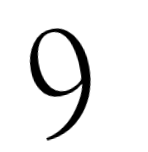
//> input picture MachineLearning/project/code_training/训练用/91.png, 148 x 152 px
$ ./源   (built with g++ and OpenCV 4)
//> lines starting //> are read from the running program, lines starting //| are printed output that depends on the picture; after the words box and inside, x2 and y2 are one past the last pixel; in counts of white or black regions, pixels touching at a corner belong together
#include <opencv2\opencv.hpp>
#include <opencv2\ml.hpp>
#include <opencv2\imgproc.hpp>
#include <opencv2\core.hpp>
#include <opencv2\highgui.hpp>
#include <iostream>

using namespace std;
using namespace cv;
using namespace cv::ml;

vector<Mat> number;//存储拆分对象
vector<double> angles;//储存倾角
vector<Mat> rots;//储存矫正后的图像
vector<int> border;//存储边界特征
vector<int> rborder;
vector<int> topborder;
vector<int> botborder;
int flag = 0;


//拆分轮廓
void divide(Mat& img, vector<vector<Point>> contour, int i) {
	Point2f v[4];
	Rect mr = boundingRect(Mat(contour[i]));

	if (mr.area() < img.rows*img.cols / 20) {
		cout << "too small************************" << endl; return;
	}

	v[0] = mr.tl();
	v[1].x = mr.tl().x;
	v[1].y = mr.br().y;
	v[2] = mr.br();
	v[3].x = mr.br().x;
	v[3].y = mr.tl().y;

	RotatedRect rmr = minAreaRect(contour[i]);

	Mat show;//分离各特征物体
	show = img(mr);
	resize(show, show, Size(50, 96));
	number.push_back(show);
	angles.push_back(rmr.angle);

}

//旋转矫正
Mat rotate(Mat img, int angle) {

	Point center(img.cols / 2, img.rows / 2);
	double degree = angle*CV_PI / 180;
	double a = sin(degree);
	double b = cos(degree);
	int wid = int(img.rows*fabs(a) + img.cols*fabs(b));
	int hgt = int(img.rows*fabs(b) + img.cols*fabs(a));


	float rot[6];
	Mat rot_mat = Mat(2, 3, CV_32F, rot);
	CvMat rot_mat2 = rot_mat;	//新建一个cvmat型的指针以满足之后函数形参需要
	cv2DRotationMatrix(center, angle, 1.0, &rot_mat2);

	rot[2] += (wid - img.cols) / 2;
	rot[5] += (hgt - img.rows) / 2;
	Mat img_rot;
	warpAffine(img, img_rot, rot_mat, Size(wid, hgt));
	return img_rot;
}

//精确锁定
Mat extra(Mat img) {
	int flag = 0;
	Point2f v[4];//用矩形标出物体轮廓
	for (int i = 0; i < img.rows; i++) {
		for (int j = 0; j < img.cols; j++) {
			if (img.at<uchar>(i, j)) {
				v[0].x = i;
				v[1].x = i;
				flag = 1;
				break;
			}
		}
		if (flag)break;
	}
	flag = 0;
	for (int i = img.rows - 1; i >= 0; i--) {
		for (int j = 0; j < img.cols; j++) {
			if (img.at<uchar>(i, j)) {
				v[2].x = i;
				v[3].x = i;
				flag = 1;
				break;
			}
		}
		if (flag)break;
	}
	flag = 0;
	for (int j = 0; j < img.cols; j++) {
		for (int i = 0; i < img.rows; i++) {
			if (img.at<uchar>(i, j)) {
				v[0].y = j;
				v[3].y = j;
				flag = 1;
				break;
			}
		}
		if (flag)break;
	}
	flag = 0;
	for (int j = img.cols - 1; j >= 0; j--) {
		for (int i = 0; i < img.rows; i++) {
			if (img.at<uchar>(i, j)) {
				v[1].y = j;
				v[2].y = j;
				flag = 1;
				break;
			}
		}
		if (flag)break;
	}
	//	cout << v[0].y << " " << v[0].x << " " << v[1].y - v[0].y << " " << v[3].x - v[0].x << endl;
	Rect rec(v[0].y, v[0].x, v[1].y - v[0].y, v[3].x - v[0].x);
	//	Rect rec(10, 0, 50, 80);
	Mat show = img(rec);
	resize(show, show, Size(50, 96));
	rots.push_back(show);
	return show;
}

//计算边界特征
void borders(Mat img, vector<int>&fea) {
	int i = 0;
	border.clear();
	rborder.clear();
	topborder.clear();
	botborder.clear();
	fea.clear();
	while (i < img.rows) {	//分成96块计算左右边界
		for (int j = 0; j < img.cols; j++)
			if (img.at<uchar>(i, j)) {
				border.push_back(j);
				break;
			}
		for (int j = img.cols - 1; j >= 0; j--)
			if (img.at<uchar>(i, j)) {
				rborder.push_back(img.cols - j);
				break;
			}
		i++;
	}

	// [14 lines of commented-out code are left out]

	for (int j = 0; j < rborder.size(); j++) border.push_back(rborder[j]);	//左右边界拼接
																			/*	for (int j = 0; j < topborder.size(); j++)border.push_back(topborder[j]);
																			for (int j = 0; j < botborder.size(); j++)border.push_back(botborder[j]);*/

	for (int j = 0; j < border.size() - 1;) {	//计算拓扑数列
		int a = border[j + 1] - border[j];
		if (abs(a) > 10) {
			for (int x = 0; x < 3; x++) {
				fea.push_back(a);
				j++;
				if (j >= border.size() - 1)break;
			}
		}
		else
		{
			fea.push_back(a); j++;
		}
	}

	//	for (int k = 0; k < fea.size(); k++)printf("%d\n", fea[k]);
}

//提取特征
void feature(Mat img, vector<int>&fea) {
	//step1.分离目标
	vector<Vec4i> hie;
	vector<vector<Point>> contour;
	findContours(img, contour, hie, RETR_EXTERNAL, CV_CHAIN_APPROX_SIMPLE);
	Mat mask(img.size(), CV_8UC1, Scalar::all(0));
	for (int i = 0; i < contour.size(); i++) {
		drawContours(mask, contour, i, Scalar(255));
		divide(img, contour, i);
	}

	//step2.特征提取
	printf("num of object: %d \n", number.size());
	if (number.size() > 1) {	//单一数字图像确认，只用于训练
		printf("\n**********invalid**********\n");
		return;
	}

	Mat rot = rotate(img, angles[0]);
	double an = angles[0];
	if (fabs(an) != 0 && fabs(an) != 90) {	//如果倾斜则先矫正
		an = (90 - fabs(an)) < fabs(an) ? (90 - fabs(an)) : an;
		rot = rotate(number[0], an);
		extra(rot);
	}
	else {	//否则直接锁定
		extra(number[0]);
	}
	borders(rots[0], fea);
	// [6 lines of commented-out code are left out]
}

int main() {
	//1.批量读入数据
	Ptr<SVM> svm;
	bool train = 0;  //0为加载已有文件，1为重新训练
	if (train) {
		svm = SVM::create();
		int row = 1;
		vector<string> path;
		vector<int> trainlabel;
		string str;
		ifstream data("D:\\train\\train.txt");
		while (data) {
			if (getline(data, str)) {
				if (row % 2 == 0) trainlabel.push_back(atoi(str.c_str()));
				else path.push_back(str);
				row++;
			}
		}
		data.close();
		printf("path size:%d\n", path.size());
		for (int i = 0; i < path.size(); i++)cout << path[i] << endl;

		//2.数据特征提取存入矩阵
		Mat labelmat(trainlabel.size(), 1, CV_32SC1);
		Mat datamat;
		int imgnum = path.size();
		for (int i = 0; i < path.size(); i++) {
			number.clear();
			angles.clear();
			rots.clear();
			cout << "path" << path[i] << endl;
			Mat img = imread(path[i]);//处理开始
			Mat img1;

			cvtColor(img, img1, CV_BGR2GRAY);
			Mat thresh_img;
			threshold(img1, thresh_img, 180, 255, THRESH_BINARY_INV);//对象图片为白色背景

			vector<int> fea;//提取特征
			feature(thresh_img, fea);
			printf("********** time:%d  libel:%d ************\n", i, trainlabel[i]);
			printf("feasize:%d\n", fea.size());

			if (i == 0)datamat = Mat::zeros(imgnum, fea.size(), CV_32FC1);//初始化特征矩阵
			for (int j = 0; j < fea.size(); j++) {
				datamat.at<float>(i, j) = fea[j];
				//				cout << datamat.at<float>(i, j) << endl;
			}
			labelmat.at<int>(i, 0) = trainlabel[i];
			cout << "label:" << labelmat.at<int>(i, 0) << endl << endl;
		}

		//3.参数设置
		svm->setType(SVM::C_SVC);
		svm->setKernel(SVM::LINEAR);
		svm->setTermCriteria(TermCriteria(TermCriteria::MAX_ITER, 100, 1e-6));

		//4.进行训练并存储
		svm->train(datamat, ROW_SAMPLE, labelmat);
		svm->save("svmtrain10.25.txt");
		cout << "training accomplish" << endl;
	}
	else {
		svm = StatModel::load<SVM>("svmtrain10.25.txt");
		cout << "file open successfully" << endl;
	}


	//5.输入测试样本进行预测
	number.clear();
	rots.clear();
	angles.clear();
	Mat testimg = imread("91.png");
//> testimg is the input picture: 152 rows x 148 cols, CV_8UC3; min 0, max 255, mean 235.7
	Mat img1;
	cvtColor(testimg, img1, CV_BGR2GRAY);
	Mat thresh_img;
	threshold(img1, thresh_img, 150, 255, THRESH_BINARY_INV);//对象图片为白色背景
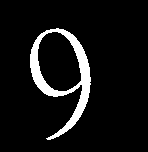
//> thresh_img: 152 rows x 148 cols, CV_8UC1; 7.8% white; 1 white region
	imshow("aaa", thresh_img);

	int result = -1;
	vector<int> testfea;
	feature(thresh_img, testfea);
//> in feature, `findContours(img, contour, hie, RETR_EXTERNAL, CV_CHAIN_APPROX_SIMPLE);`: contour = 1 contour; box (x1, y1, x2, y2) and area: (30, 28, 91, 140) 3516; hie = 1 item: [-1, -1, -1, -1]
//> the loop in feature, `for (int i = 0; i < contour.size(); i++)` made 1 pass
//> (mr in divide, rmr in divide) on pass 1: (Rect(30, 28, 61, 112), centre (62.6, 81.1), size (57.7, 107.3), angle -12.8)
//> pass 1, in divide, `resize(show, show, Size(50, 96));`:
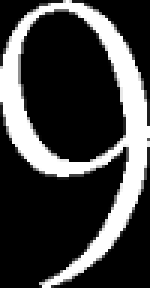
//> show: 96 rows x 50 cols, CV_8UC1 (shown 3 times larger); min 0, max 255, mean 65.4
//> after the loop in feature, `for (int i = 0; i < contour.size(); i++)`:
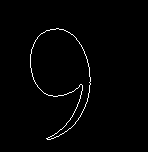
//> mask: 152 rows x 148 cols, CV_8UC1; 1.4% white in thin lines or dots, all inside (x1, y1, x2, y2) = (30, 28, 91, 140)
//| num of object: 1
//> in rotate, `warpAffine(img, img_rot, rot_mat, Size(wid, hgt));`:
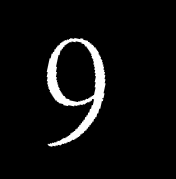
//> img_rot: 179 rows x 176 cols, CV_8UC1; min 0, max 255, mean 14.2
//> in rotate, `warpAffine(img, img_rot, rot_mat, Size(wid, hgt));`: rot_mat = [[0.978, -0.208, 31.42], [0.208, 0.978, -0.725]]
//> in feature, `double an = angles[0];`: an = -12.8
//> call 2 of rotate, with angle = -12
//> in rotate (call 2), `warpAffine(img, img_rot, rot_mat, Size(wid, hgt));`:
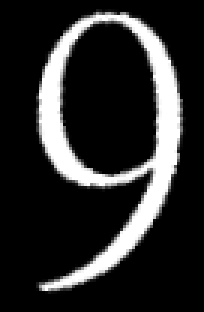
//> img_rot: 104 rows x 68 cols, CV_8UC1 (shown 3 times larger); min 0, max 255, mean 44.4
//> in rotate (call 2), `warpAffine(img, img_rot, rot_mat, Size(wid, hgt));`: rot_mat = [[0.978, -0.208, 19.53], [0.208, 0.978, -0.149]]
//> the loop in extra, `for (int i = 0; i < img.rows; i++)` made 4 passes
//> flag on passes 1 to 4: 0, 0, 0, 1
//> after the loop in extra, `for (int i = 0; i < img.rows; i++)`: v = 4 Points (x, y): [3, 0], [3, 0], [0, 0], [0, 0]; flag = 1
//> the loop in extra, `for (int i = img.rows - 1; i >= 0; i--)` made 7 passes
//> after the loop in extra, `for (int i = img.rows - 1; i >= 0; i--)`: v = 4 Points (x, y): [3, 0], [3, 0], [97, 0], [97, 0]; flag = 1
//> the loop in extra, `for (int j = 0; j < img.cols; j++)` made 12 passes
//> after the loop in extra, `for (int j = 0; j < img.cols; j++)`: v = 4 Points (x, y): [3, 11], [3, 0], [97, 0], [97, 11]; flag = 1
//> the loop in extra, `for (int j = img.cols - 1; j >= 0; j--)` made 7 passes
//> after the loop in extra, `for (int j = img.cols - 1; j >= 0; j--)`: v = 4 Points (x, y): [3, 11], [3, 61], [97, 61], [97, 11]; flag = 1
//> in extra, `Rect rec(v[0].y, v[0].x, v[1].y - v[0].y, v[3].x - v[0].x);`: rec = Rect(11, 3, 50, 94)
//> in extra, `Mat show = img(rec);`:
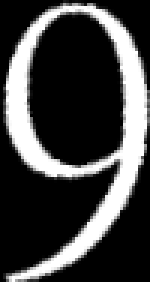
//> show: 94 rows x 50 cols, CV_8UC1 (shown 3 times larger); min 0, max 255, mean 66.8
//> in extra, `resize(show, show, Size(50, 96));`:
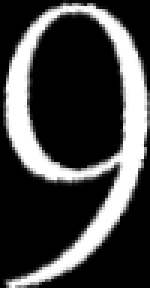
//> show: 96 rows x 50 cols, CV_8UC1 (shown 3 times larger); min 0, max 255, mean 66.7
//> after the loop in borders, `while (i < img.rows)`: border = 96 values, max 36 at index 63, min 0 at index 33, mean 10.8; rborder = 96 values, max 38 at index 95, min 1 at index 27, mean 8.28; i = 96
//> the loop in borders, `for (int j = 0; j < rborder.size(); j++) border.push_back(rborder[j]);` made 96 passes
//> after the loop in borders, `for (int j = 0; j < rborder.size(); j++) border.push_back(rborder[j]);`: border = 192 values, max 38 at index 191, min 0 at index 33, mean 9.54
//> the loop in borders, `for (int j = 0; j < border.size() - 1;)` made 187 passes
//> (a, j) on passes 1 to 12: (-4, 1), (-1, 2), (-3, 3), (-1, 4), (-1, 5), (0, 6), (-1, 7), (0, 8), (-1, 9), (-2, 10), (0, 11), (-1, 12)
//> after the loop in borders, `for (int j = 0; j < border.size() - 1;)`: fea = 191 values, max 21 at index 95, min -4 at index 0, mean 0.539
//> testfea has the same summary as fea in borders

	Mat testdata = Mat::zeros(1, testfea.size(), CV_32F);
//> testdata = 191 values from 0 to 0
	for (int i = 0; i < testfea.size(); i++) {
		testdata.at<float>(0, i) = testfea[i];
		cout << testdata.at<float>(0, i) << endl;
	}
//> this loop made 191 passes
//| -4
//| -1
//| -3
//| -1
//| -1
//| 0
//| -1
//| 0
//> (output is shown up to pass 8 of 191)
//> after the loop, testdata has the same summary as fea in borders
	result = svm->predict(testdata);
//> result = 9

	cout << "fea size " << testfea.size() << endl;
//| fea size 191
	cout << "the result is " << result << endl;
//| the result is 9

	waitKey(0);
	system("pause");
}
/*旋转矫正训练*/
/*添加延滞特征*//*添加训练集去噪*//*增高纬度（191）*//*旋转训练集*/

$ run again, with MachineLearning/project/code_training/训练用/41.png copied over MachineLearning/project/code_training/训练用/91.png
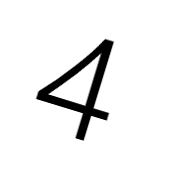
//> input picture MachineLearning/project/code_training/训练用/41.png, 179 x 178 px
//> testimg is the input picture: 178 rows x 179 cols, CV_8UC3; min 0, max 255, mean 239.2
//> `threshold(img1, thresh_img, 150, 255, THRESH_BINARY_INV);`:
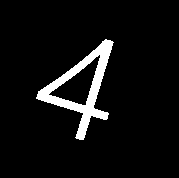
//> thresh_img: 178 rows x 179 cols, CV_8UC1; 6.3% white; 1 white region
//> contour = 1 contour; box (x1, y1, x2, y2) and area: (36, 39, 114, 140) 2864; hie = 1 item: [-1, -1, -1, -1]
//> the loop in feature, `for (int i = 0; i < contour.size(); i++)` made 1 pass
//> (mr in divide, rmr in divide) on pass 1: (Rect(36, 39, 78, 101), centre (91, 91.2), size (95.2, 65.5), angle -38)
//| num of object: 1
//> in rotate, `warpAffine(img, img_rot, rot_mat, Size(wid, hgt));`: rot_mat = [[0.799, -0.602, 106.5], [0.602, 0.799, -0.64]]
//> an = -38
//> img_rot: 106 rows x 97 cols, CV_8UC1
//> the loop in extra, `for (int i = 0; i < img.rows; i++)` made 26 passes
//> flag on passes 1 to 8: 0, 0, 0, 0, 0, 0, 0, 0
//> after the loop in extra, `for (int i = 0; i < img.rows; i++)`: v = 4 Points (x, y): [25, 0], [25, 0], [0, 0], [0, 0]; flag = 1
//> the loop in extra, `for (int i = img.rows - 1; i >= 0; i--)` made 12 passes
//> after the loop in extra, `for (int i = img.rows - 1; i >= 0; i--)`: v = 4 Points (x, y): [25, 0], [25, 0], [94, 0], [94, 0]; flag = 1
//> the loop in extra, `for (int j = 0; j < img.cols; j++)` made 21 passes
//> after the loop in extra, `for (int j = 0; j < img.cols; j++)`: v = 4 Points (x, y): [25, 20], [25, 0], [94, 0], [94, 20]; flag = 1
//> the loop in extra, `for (int j = img.cols - 1; j >= 0; j--)` made 1 pass
//> flag on pass 1: 1
//> after the loop in extra, `for (int j = img.cols - 1; j >= 0; j--)`: v = 4 Points (x, y): [25, 20], [25, 96], [94, 96], [94, 20]; flag = 1
//> rec = Rect(20, 25, 76, 69)
//> in extra, `resize(show, show, Size(50, 96));`:
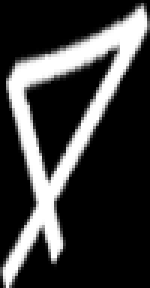
//> show: 96 rows x 50 cols, CV_8UC1 (shown 3 times larger); min 0, max 255, mean 59.8
//> after the loop in borders, `while (i < img.rows)`: border = 96 values, max 46 at index 0, min 0 at index 87, mean 9.77; rborder = 96 values, max 46 at index 95, min 1 at index 3, mean 19.47; i = 96
//> the loop in borders, `for (int j = 0; j < rborder.size(); j++) border.push_back(rborder[j]);` made 96 passes
//> after the loop in borders, `for (int j = 0; j < rborder.size(); j++) border.push_back(rborder[j]);`: border = 192 values, max 46 at index 0, min 0 at index 87, mean 14.62
//> the loop in borders, `for (int j = 0; j < border.size() - 1;)` made 189 passes
//> (a, j) on passes 1 to 8: (-1, 1), (-2, 2), (-1, 3), (-1, 4), (-2, 5), (-2, 6), (0, 7), (-4, 8)
//> after the loop in borders, `for (int j = 0; j < border.size() - 1;)`: fea = 191 values, max 11 at index 185, min -5 at index 15, mean 0.105
//> testfea has the same summary as fea in borders
//> `Mat testdata = Mat::zeros(1, testfea.size(), CV_32F);`: testdata = 191 values from 0 to 0
//> the loop `for (int i = 0; i < testfea.size(); i++)` made 191 passes
//| -1
//| -2
//| -1
//| -1
//| -2
//> (output is shown up to pass 5 of 191)
//> after the loop `for (int i = 0; i < testfea.size(); i++)`: testdata has the same summary as fea in borders
//> result = 0
//| fea size 191
//| the result is 0

$ run again, with MachineLearning/project/code_training/训练用/72.png copied over MachineLearning/project/code_training/训练用/91.png
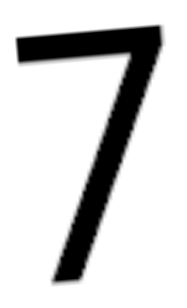
//> input picture MachineLearning/project/code_training/训练用/72.png, 187 x 308 px
//> testimg is the input picture: 308 rows x 187 cols, CV_8UC3; min 0, max 255, mean 210.6
//> `threshold(img1, thresh_img, 150, 255, THRESH_BINARY_INV);`:
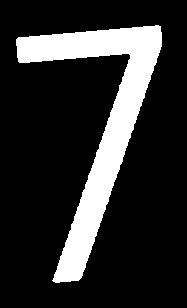
//> thresh_img: 308 rows x 187 cols, CV_8UC1; 17.8% white; 1 white region
//> contour = 1 contour; box (x1, y1, x2, y2) and area: (16, 25, 162, 283) 9874; hie = 1 item: [-1, -1, -1, -1]
//> the loop in feature, `for (int i = 0; i < contour.size(); i++)` made 1 pass
//> (mr in divide, rmr in divide) on pass 1: (Rect(16, 25, 146, 258), centre (98.6, 154.2), size (145.6, 247.7), angle -5)
//| num of object: 1
//> in rotate, `warpAffine(img, img_rot, rot_mat, Size(wid, hgt));`: rot_mat = [[0.996, -0.0872, 26.78], [0.0872, 0.996, -0.519]]
//> an = -5.01
//> img_rot: 99 rows x 58 cols, CV_8UC1
//> the loop in extra, `for (int i = 0; i < img.rows; i++)` made 3 passes
//> flag on passes 1 to 3: 0, 0, 1
//> after the loop in extra, `for (int i = 0; i < img.rows; i++)`: v = 4 Points (x, y): [2, 0], [2, 0], [0, 0], [0, 0]; flag = 1
//> the loop in extra, `for (int i = img.rows - 1; i >= 0; i--)` made 3 passes
//> after the loop in extra, `for (int i = img.rows - 1; i >= 0; i--)`: v = 4 Points (x, y): [2, 0], [2, 0], [96, 0], [96, 0]; flag = 1
//> the loop in extra, `for (int j = 0; j < img.cols; j++)` made 8 passes
//> after the loop in extra, `for (int j = 0; j < img.cols; j++)`: v = 4 Points (x, y): [2, 7], [2, 0], [96, 0], [96, 7]; flag = 1
//> the loop in extra, `for (int j = img.cols - 1; j >= 0; j--)` made 1 pass
//> after the loop in extra, `for (int j = img.cols - 1; j >= 0; j--)`: v = 4 Points (x, y): [2, 7], [2, 57], [96, 57], [96, 7]; flag = 1
//> rec = Rect(7, 2, 50, 94)
//> in extra, `resize(show, show, Size(50, 96));`:
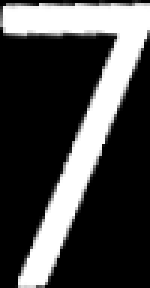
//> show: 96 rows x 50 cols, CV_8UC1 (shown 3 times larger); min 0, max 255, mean 70.7
//> after the loop in borders, `while (i < img.rows)`: border = 96 values, max 38 at index 13, min 0 at index 1, mean 18.29; rborder = 96 values, max 36 at index 95, min 1 at index 1, mean 15.77; i = 96
//> the loop in borders, `for (int j = 0; j < rborder.size(); j++) border.push_back(rborder[j]);` made 96 passes
//> after the loop in borders, `for (int j = 0; j < rborder.size(); j++) border.push_back(rborder[j]);`: border = 192 values, max 38 at index 13, min 0 at index 1, mean 17.03
//> the loop in borders, `for (int j = 0; j < border.size() - 1;)` made 187 passes
//> (a, j) on passes 1 to 8: (-21, 3), (0, 4), (0, 5), (0, 6), (0, 7), (0, 8), (0, 9), (1, 10)
//> after the loop in borders, `for (int j = 0; j < border.size() - 1;)`: fea = 191 values, max 37 at index 12, min -21 at index 0, mean 0.251
//> testfea has the same summary as fea in borders
//> `Mat testdata = Mat::zeros(1, testfea.size(), CV_32F);`: testdata = 191 values from 0 to 0
//> the loop `for (int i = 0; i < testfea.size(); i++)` made 191 passes
//| -21
//| -21
//| -21
//| 0
//| 0
//> (output is shown up to pass 5 of 191)
//> after the loop `for (int i = 0; i < testfea.size(); i++)`: testdata has the same summary as fea in borders
//> result = 7
//| fea size 191
//| the result is 7

$ run again, with MachineLearning/project/code_training/训练用/73.png copied over MachineLearning/project/code_training/训练用/91.png
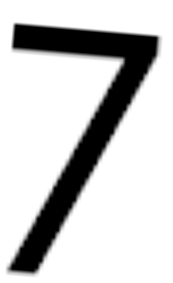
//> input picture MachineLearning/project/code_training/训练用/73.png, 173 x 283 px
//> testimg is the input picture: 283 rows x 173 cols, CV_8UC3; min 0, max 255, mean 202.8
//> thresh_img: 283 rows x 173 cols, CV_8UC1; 21% white; 1 white region
//> contour = 1 contour; box (x1, y1, x2, y2) and area: (8, 24, 159, 274) 9894; hie = 1 item: [-1, -1, -1, -1]
//> the loop in feature, `for (int i = 0; i < contour.size(); i++)` made 1 pass
//> (mr in divide, rmr in divide) on pass 1: (Rect(8, 24, 151, 250), centre (75.4, 152.5), size (247.7, 145.6), angle -85)
//| num of object: 1
//> in rotate, `warpAffine(img, img_rot, rot_mat, Size(wid, hgt));`: rot_mat = [[0.0872, -0.996, 281], [0.996, 0.0872, 0.0383]]
//> in feature, `double an = angles[0];`: an = -85.03
//> in feature, `an = (90 - fabs(an)) < fabs(an) ? (90 - fabs(an)) : an;`: an = 4.97
//> img_rot: 99 rows x 56 cols, CV_8UC1
//> the loop in extra, `for (int i = 0; i < img.rows; i++)` made 3 passes
//> flag on passes 1 to 3: 0, 0, 1
//> after the loop in extra, `for (int i = 0; i < img.rows; i++)`: v = 4 Points (x, y): [2, 0], [2, 0], [0, 0], [0, 0]; flag = 1
//> the loop in extra, `for (int i = img.rows - 1; i >= 0; i--)` made 1 pass
//> after the loop in extra, `for (int i = img.rows - 1; i >= 0; i--)`: v = 4 Points (x, y): [2, 0], [2, 0], [98, 0], [98, 0]; flag = 1
//> the loop in extra, `for (int j = 0; j < img.cols; j++)` made 1 pass
//> the loop in extra, `for (int j = img.cols - 1; j >= 0; j--)` made 6 passes
//> after the loop in extra, `for (int j = img.cols - 1; j >= 0; j--)`: v = 4 Points (x, y): [2, 0], [2, 50], [98, 50], [98, 0]; flag = 1
//> rec = Rect(0, 2, 50, 96)
//> in extra, `Mat show = img(rec);`:
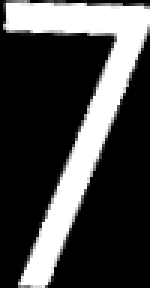
//> show: 96 rows x 50 cols, CV_8UC1 (shown 3 times larger); min 0, max 255, mean 69.2
//> after the loop in borders, `while (i < img.rows)`: border = 96 values, max 38 at index 13, min 0 at index 3, mean 18.92; rborder = 96 values, max 35 at index 95, min 1 at index 1, mean 15.93; i = 96
//> the loop in borders, `for (int j = 0; j < rborder.size(); j++) border.push_back(rborder[j]);` made 96 passes
//> after the loop in borders, `for (int j = 0; j < rborder.size(); j++) border.push_back(rborder[j]);`: border = 192 values, max 38 at index 13, min 0 at index 3, mean 17.42
//> the loop in borders, `for (int j = 0; j < border.size() - 1;)` made 187 passes
//> (a, j) on passes 1 to 8: (0, 1), (0, 2), (-1, 3), (1, 4), (0, 5), (0, 6), (0, 7), (0, 8)
//> after the loop in borders, `for (int j = 0; j < border.size() - 1;)`: fea = 191 values, max 30 at index 11, min -1 at index 2, mean 0.702
//> testfea has the same summary as fea in borders
//> `Mat testdata = Mat::zeros(1, testfea.size(), CV_32F);`: testdata = 191 values from 0 to 0
//> the loop `for (int i = 0; i < testfea.size(); i++)` made 191 passes
//| 0
//| 0
//| -1
//| 1
//| 0
//> (output is shown up to pass 5 of 191)
//> after the loop `for (int i = 0; i < testfea.size(); i++)`: testdata has the same summary as fea in borders
//> result = 7
//| fea size 191
//| the result is 7
